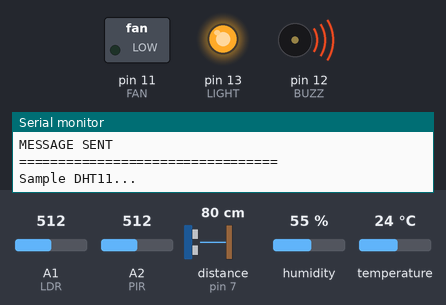
Recording of a sketch running on a simulated Arduino Uno, built with avr-gcc and run on an emulated ATmega328P. Parts: switched loads named in the sketch (green lamp = pin HIGH), output pins drawn as LEDs (lit = HIGH), buzzer (waves = sounding, pin HIGH), the last lines printed to the serial monitor. Wiring (inferred from the names in the program): ultrasonic range finder: trigger pin 8; echo pin 7. The test bench sets the inputs (shaded band); at power-on: A1 (LDR) = 512, temperature 24 °C, A2 (PIR) = 512, distance to the obstacle (sensor on pin 7) 80 cm, humidity 55 %. The echo pulse lasts 58.3 µs per cm; the modem accepts every AT command (registered, SIM ready, sends succeed) and sends nothing else; pins used as bus, display or sensor lines are not drawn.

Above: at 18.0 s.
18.1 s: A1 (LDR) set to 158
At 21.1 s:
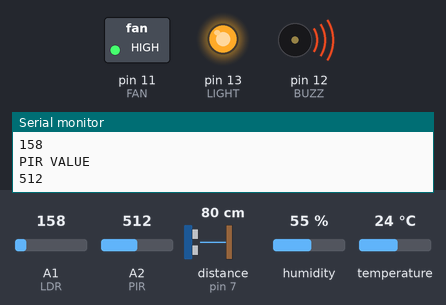
32.9 s: A1 (LDR) set to 135
At 43.6 s:
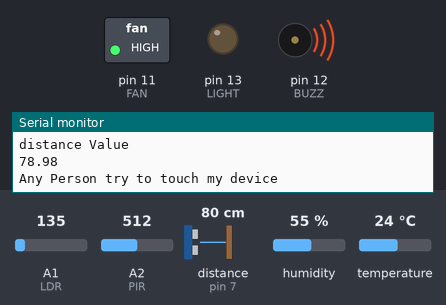
47.7 s: temperature set to 21 °C
62.5 s: temperature set to 18 °C
At 80.6 s:
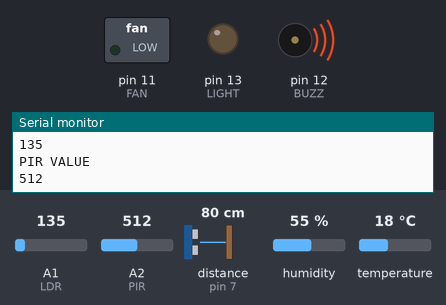
Timing chart, 0 to 83.8 s (numbered marks = the images above; inputs shaded):
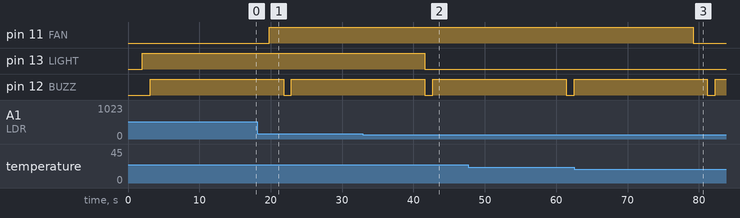

The sketch:

SMART_HOME_AUTOMATION.ino
```cpp
#include <SimpleDHT.h>
#include<SoftwareSerial.h>
SoftwareSerial gsm(2,3);
#define echoPin 7//echo pin
#define trigpin 8//trigger pin
#define FAN 11
#define BUZZ 12
#define LIGHT 13
#define PIR A2
#define LDR A1
int a=0;
int b=0;
int pinDHT11 = 9;
SimpleDHT11 dht11(pinDHT11);
long duration;//duration used to calculate distance
float distance;
void setup() {
  // put your setup code here, to run once:
//pinMode(5,INPUT);
//pinMode(6,INPUT);
pinMode(LDR,INPUT);
pinMode(PIR,INPUT);
pinMode(pinDHT11,INPUT);
pinMode(echoPin,INPUT);
pinMode(FAN,OUTPUT);
pinMode(BUZZ,OUTPUT);
pinMode(LIGHT,OUTPUT);
pinMode(trigpin,OUTPUT);
gsm.begin(9600);
Serial.begin(9600);
}

void loop() {
  // put your main code here, to run repeatedly:
 a=analogRead(PIR);
 b=analogRead(LDR);
Serial.println("LDR VALUE");
Serial.println(b);
delay(1000);
Serial.println("PIR VALUE");
Serial.println(a);
delay(1000);
if(a>50)
{
  if(b>=150)
{
 digitalWrite(BUZZ,LOW);
 digitalWrite(LIGHT,HIGH);
 //Serial.println("Anybody present out of our room"); //.......................
 }
 else
 {
 digitalWrite(BUZZ,LOW);
 digitalWrite(LIGHT,LOW);
 }
}
else
{
 if(b>=100)
  {
  digitalWrite(BUZZ,LOW);
  digitalWrite(LIGHT,HIGH);
  Serial.println("Anybody Present here so light is on");
  }
  else
   {
  digitalWrite(BUZZ,LOW);
  digitalWrite(LIGHT,LOW);
  }
}
 //================ULTRASONIC SENSOR =======================
 digitalWrite(trigpin,LOW);
 delayMicroseconds(2);

  digitalWrite(trigpin,HIGH);
  delayMicroseconds(10);

 digitalWrite(trigpin,LOW );
  duration =pulseIn(echoPin,HIGH);
  //calculate the distance in cm based on the speed of sound.
  distance =duration*0.034/2;
  Serial.println("distance Value");
  Serial.println(distance);
  delay(100);

  if ( distance>=10)
  {
 //digitalWrite(BUZZ,HIGH);
 Serial.println("Any Person try to touch my device");
 delay(1000);
//=========NEW==============
 digitalWrite(BUZZ,HIGH);
delay(10000);
gsm.println("AT+CMGF=1");
  delay(1000);
  gsm.println("AT+CMGS=\"+917488248448\"\r");
  delay(1000);
  gsm.println("INTRUDER IN YOUR HOUSE");
  delay(100);
  gsm.println((char)26);
  delay(1000);
  Serial.println("MESSAGE SENT");
  delay(1000);
  }
  else
  {
    digitalWrite(BUZZ,LOW);
  }
  //==========WORKING ON TEMPERATURE AND HUMIDITY SENSOR================
    // start working...
  Serial.println("=================================");
  Serial.println("Sample DHT11...");
  delay(1000);

  // read without samples.
  byte temperature = 0;
  byte humidity = 0;
  int err = SimpleDHTErrSuccess;
  if ((err = dht11.read(&temperature, &humidity, NULL)) != SimpleDHTErrSuccess) {
    Serial.print("Read DHT11 failed, err="); Serial.println(err);//delay(1000);
    return;
  }
  int x=(int)temperature;
  int y=(int)humidity;
  Serial.print("Sample OK: ");
  Serial.println(x);
 // Serial.print(" *C, ");
  Serial.println(y);
  //Serial.println(" H");

  // DHT11 sampling rate is 1HZ.
  delay(1500);
   if(x>=20)
   {
   digitalWrite(FAN,HIGH);
  // delay(1000);
   Serial.println("Temperature is up to 20*C so FAN is ON.");
   }
   else
   {
   digitalWrite(FAN,LOW);
   Serial.println("Temperature is less than 20*C so FAN is OFF.");
   }
   }
```

Measured:
- the behaviour switches between 150 and 149 on A1 (LDR) (found by bisection; images 1 and 2)
- the behaviour switches between 20 and 19 °C on temperature (found by bisection; images 2 and 3)
- after the input at 32.9 s, pin 13 (LIGHT): HIGH → LOW after 8.7 s
- after the input at 62.5 s, pin 11 (FAN): HIGH → LOW after 16.7 s
